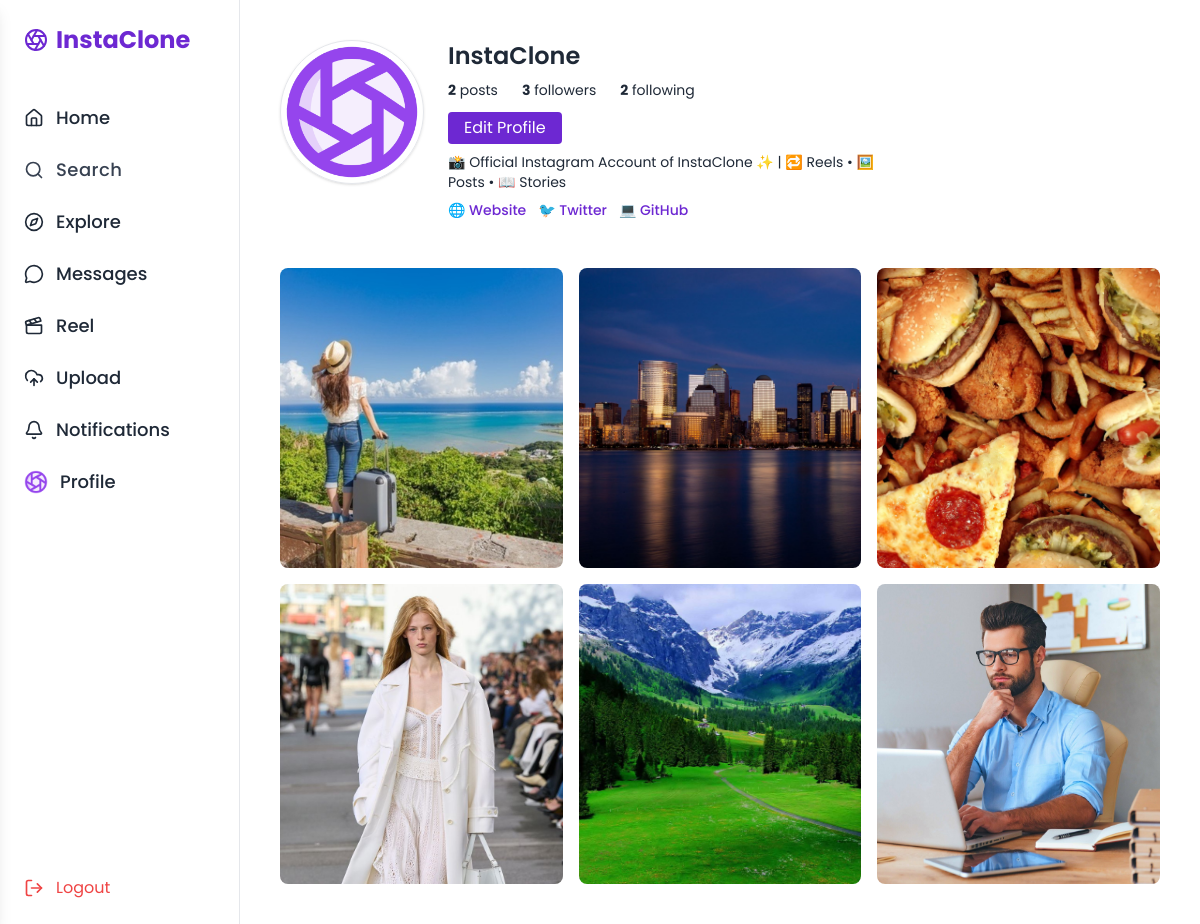
Page /profile/InstaClone/ (signed in) on the committed database.
### accounts/models.py (models this page shows, shortened)
class Profile(models.Model):
    user = models.OneToOneField(User, on_delete=models.CASCADE)
    profile_image = models.ImageField(upload_to='profile_images/', default='profile_images/default.png')
    bio = models.TextField(max_length=100, blank=True)
    website = models.URLField(blank=True)
    twitter = models.URLField(blank=True)
    github = models.URLField(blank=True)
    followers = models.ManyToManyField(User,related_name='profile_followers', blank=True)
    following = models.ManyToManyField(User,related_name='profile_following', blank=True)

### postsapp/models.py (models this page shows, shortened)
class PostUpload(models.Model):
    user = models.ForeignKey(User, on_delete=models.CASCADE)  # many posts per user
    caption = models.CharField(max_length=100)
    post_file = models.FileField(upload_to='post_files/')  # Folder in MEDIA_ROOT
    created_at = models.DateTimeField(auto_now_add=True)    # Fixed field name
    updated_at = models.DateTimeField(auto_now=True)
    likes = models.ManyToManyField(User, related_name='liked_posts', blank=True)
    unlike = models.ManyToManyField(User, related_name='unlike', blank= True)

### accounts/views.py (the view)
# urls.py: path('profile/<str:username>/', views.profile, name='profile'),
def profile(request, username):
    profile_user = get_object_or_404(User, username=username)
    user_form = UserForm(instance=request.user)
    profile_form = ProfileForm(instance=request.user.profile)
    post_print = PostUpload.objects.filter(user=profile_user)
    post_html = PostUpload.objects.all()
    context = {
        'user_form': user_form,
        'profile_form': profile_form,
        'profile_user':profile_user,
        'post_print':post_print,
        'post_html':post_html,
    }
    return render(request, 'profile.html', context)

### templates/profile.html (shortened to what this page needs)
<!DOCTYPE html>
<html lang="en">
<head>
  <script src="https://cdn.tailwindcss.com"></script>
</head>
<body class="bg-white text-gray-800">
  <div class="flex">
    {% include 'sidebar.html' %}
    <main class="flex-1 ml-0 md:ml-60 p-6 md:p-10" x-data="{ showFollowers: false, showFollowing: false }">
      <div class="flex flex-col md:flex-row items-center md:items-start gap-6">
        <img src="{{ profile_user.profile.profile_image.url }}" alt="Profile"
             class="w-36 h-36 rounded-full object-cover border shadow" />
        <div class="text-center md:text-left space-y-2">
          <h2 class="text-2xl font-semibold">{{ profile_user.username }}</h2>
          <div class="flex justify-center md:justify-start gap-6 text-sm mt-2">
            <div><span class="font-bold">2</span> posts</div>
            <div class="cursor-pointer hover:text-[#6d28d2]" @click="showFollowers = true">
              <span class="font-bold">{{ profile_user.profile.followers.all.count }}</span> followers
            </div>
            <div class="cursor-pointer hover:text-[#6d28d2]" @click="showFollowing = true">
              <span class="font-bold">{{ profile_user.profile.following.all.count }}</span> following
            </div>
          </div>
          {% if request.user != profile_user %}
            {% if request.user in profile_user.profile.followers.all %}
              <form action="{% url 'toggle_follow' profile_user.username %}" method="post">
                {% csrf_token %}
                <button class="bg-red-500 text-white px-4 py-1 rounded">Unfollow</button>
              </form>
            {% else %}
              <form action="{% url 't`oggle_follow' profile_user.username %}" method="post">
                {% csrf_token %}
                <button class="bg-purple-600 text-white px-4 py-1 rounded">Follow</button>
              </form>
            {% endif %}
          {% else %}
            <a href="{% url 'profile_edit' %}">
              <button class="mt-3 px-4 py-1 bg-[#6d28d2] text-white rounded hover:bg-purple-700 transition">Edit Profile</button>
            </a>
          {% endif %}
          <p class="text-sm mt-3 max-w-md">{{ profile_form.bio.value }}</p>
          <div class="flex flex-wrap justify-center md:justify-start gap-3 mt-2 text-sm text-[#6d28d2] font-medium">
            <a href="{{ profile_form.website.value }}" target="_blank" class="hover:underline">🌐 Website</a>
            <a href="{{ profile_form.twitter.value }}" target="_blank" class="hover:underline">🐦 Twitter</a>
            <a href="{{ profile_form.github.value }}" target="_blank" class="hover:underline">💻 GitHub</a>
          </div>
        </div>
      </div>
      <br><br>
      <div class="grid grid-cols-1 sm:grid-cols-2 md:grid-cols-3 gap-4">
        {% for post in post_print %}
        <a href="{% url 'post_detail' post.user.username post.pk %}">
          <div class="relative group h-[300px] w-full">
            <img src="{{ post.post_file.url }}" alt="Post Image"
                 class="w-full h-full object-cover rounded-lg" />
          </div>
        </a>
        {% endfor %}
      </div>
    </main>
  </div>
</body>
</html>

### templates/sidebar.html (shortened to what this page needs)
    <aside class="hidden md:flex flex-col justify-between w-60 h-screen bg-white border-r p-6 fixed">
      <div>
    <h1 class="text-2xl font-bold text-[#6d28d2] mb-12 flex items-center gap-2">
    <i data-lucide="aperture" class="w-6 h-6"></i> <a href="{% url 'home' %}">InstaClone</a>
    </h1>
        <nav class="space-y-6 text-lg font-medium">
          <a href="{% url 'home' %}" class="hover:text-[#6d28d2] flex items-center gap-3">
            <i data-lucide="home" class="w-5 h-5"></i> Home
          </a>
                   <li onclick="openSearchModal()" class="cursor-pointer flex items-center gap-3 text-gray-700 hover:">
  <i data-lucide="search" class="w-5 h-5"></i>
  <span class="text-lg  tracking-wide">Search</span>
</li>
          <a href="{% url 'explore' %}" class="hover:text-[#6d28d2] flex items-center gap-3">
            <i data-lucide="compass" class="w-5 h-5"></i> Explore
          </a>
          <a href="#" class="hover:text-[#6d28d2] flex items-center gap-3">
            <i data-lucide="message-circle" class="w-5 h-5"></i> Messages
          </a>
          <a href="{% url 'reels' %}" class="hover:text-[#6d28d2] flex items-center gap-3">
            <i data-lucide="clapperboard" class="w-5 h-5"></i> Reel
          </a>
           <a href="#" id="uploadBtn" class="hover:text-[#6d28d2] flex items-center gap-3">
             <i data-lucide="upload-cloud" class="w-5 h-5"></i> Upload</a>
             <a href="#" onclick="toggleSidebar()" class="hover:text-[#6d28d2] flex items-center gap-3">
  <i data-lucide="bell" class="w-5 h-5"></i> Notifications
</a>
       <a href="{% url 'profile' request.user.username %}" class="hover:text-[#6d28d2] flex items-center gap-3">
    {% if request.user.profile.profile_image %}
        <img src="{{ request.user.profile.profile_image.url }}" alt="Profile" class="w-6 h-6 rounded-full object-cover" />
        Profile
    {% else %}
        <i data-lucide="user" class="w-5 h-5"></i> Profile
    {% endif %}
</a>
        </nav>
      </div>
      <div>
        <a href="{% url 'logout' %}" class="text-red-500 flex items-center gap-3">
          <i data-lucide="log-out" class="w-5 h-5"></i> Logout
        </a>
      </div>
    </aside>

### templates/profile.html (style rules this page uses)
body { font-family: 'Poppins', sans-serif; }

### rows in the picture
Profile: bio.value "📸 Official Instagram Account of InstaClone ✨ | 🔁 Reels • 🖼️ Posts • 📖 Stories"
PostUpload: post_file (picture)
PostUpload: post_file (picture)
PostUpload: post_file (picture)
PostUpload: post_file (picture)
PostUpload: post_file (picture)
PostUpload: post_file (picture)

### other values in the picture
{{ profile_user.username }} "InstaClone"
{{ profile_user.profile.followers.all.count }} "3"
{{ profile_user.profile.following.all.count }} "2"
